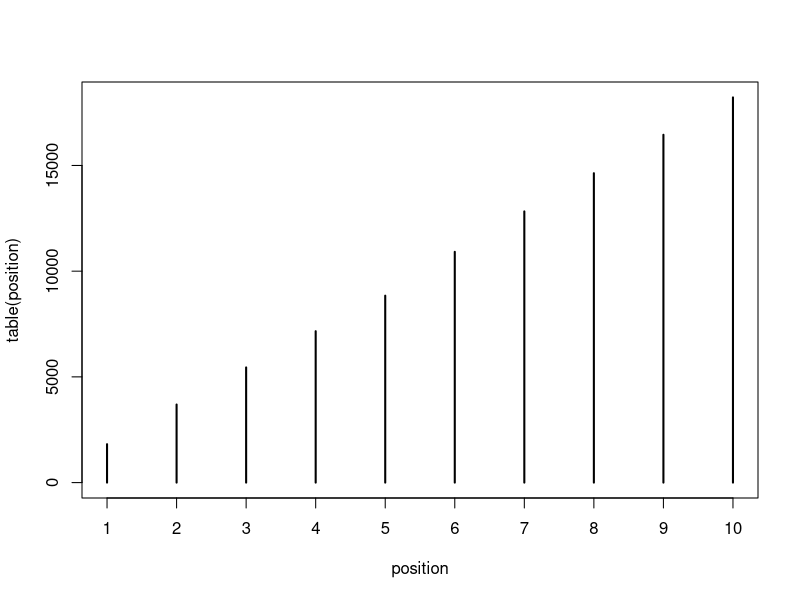

R code for this plot:
num_weeks <-  1e5
position <- rep(0, num_weeks)
current <- 10
for (i in 1:num_weeks) {
  position[i] <- current
  proposal <- current + sample( c(-1, 1), size = 1)
  if (proposal < 1) proposal <- 10
  if (proposal > 10) proposal <- 1
  
  prob_move <- proposal/current
  current <- ifelse(runif(1) < prob_move, proposal, current)
}
plot(table(position))